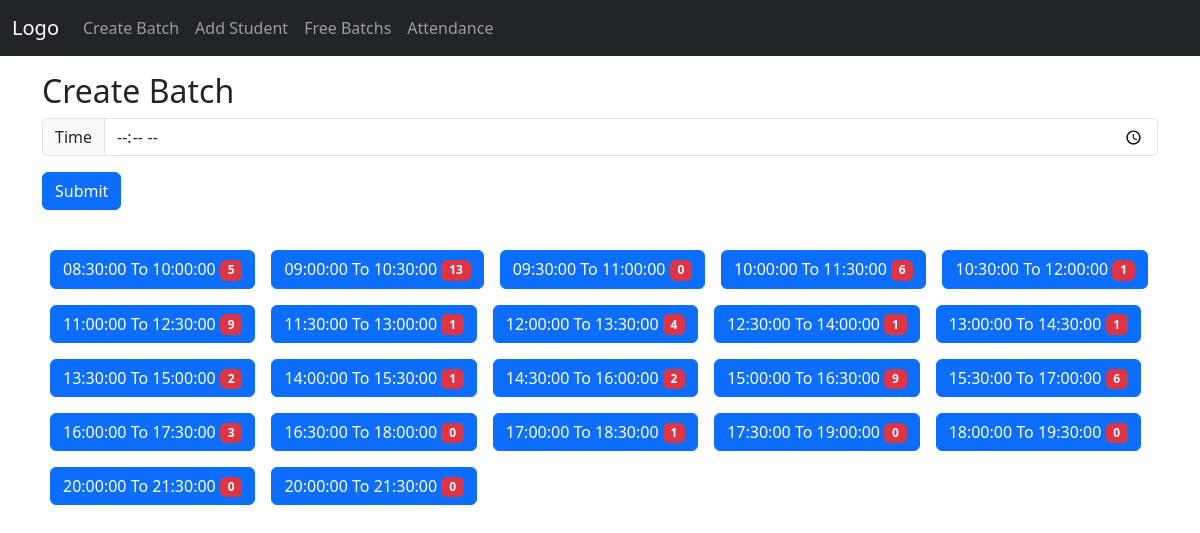
The page / on the database its author committed.
### tables this page shows
CREATE TABLE `batch` (
  `id` int(11) NOT NULL,
  `batchtime` time NOT NULL,
  `batch` time NOT NULL
);

### index.php (the view, shortened to what this page needs)
<?php
require "conn.php";
?>
<!DOCTYPE html>
<html lang="en">
<head>
  <link rel="stylesheet" href="bootstrap.min.css">
  <?php
  require "headerfile.php";
  ?>
</head>
<body>
  <?php
  require "navbar.php";
  ?>
  <div class="container mt-3">
    <h2>Create Batch</h2>
    <form method="post">
      <div class="input-group mb-3">
        <span class="input-group-text">Time</span>
        <input type="time" class="form-control" placeholder="Time" name="btime">
      </div>
      <button type="submit" class="btn btn-primary">Submit</button>
    </form>
  </div>
  <div class="container mt-3 py-3">
    <?php
    $sql = "SELECT * from batch";
    $result = $conn->query($sql);
    if ($result->num_rows > 0) {
      while ($row = $result->fetch_assoc()) {
        $time = $row['batchtime'];
        $sql1 = "SELECT * from student WHERE batchtime='$time'";
        $result1 = $conn->query($sql1);
        echo"<a class='btn btn-primary mx-2 my-2' href='batch.php?time=" . $row["batchtime"] . "'>" . $row["batchtime"] ." To ".$row["batch"]. " <span class='badge bg-danger'>" . $result1->num_rows . "</span></a>";
      }
    }
    ?>
  </div>
</body>
</html>

### headerfile.php (shortened to what this page needs)
<link href="https://cdn.jsdelivr.net/npm/bootstrap@5.2.3/dist/css/bootstrap.min.css" rel="stylesheet">
  <link rel="stylesheet" href="https://cdn.jsdelivr.net/npm/bootstrap-icons@1.10.3/font/bootstrap-icons.css">
<link rel="stylesheet" href="bootstrap.min.css">

### navbar.php (shortened to what this page needs)
<nav class="navbar navbar-expand-sm navbar-dark bg-dark">
  <div class="container-fluid">
    <a class="navbar-brand" href="index.php">Logo</a>
    <div class="collapse navbar-collapse" id="mynavbar">
      <ul class="navbar-nav me-auto">
        <li class="nav-item">
          <a class="nav-link" href="index.php">Create Batch</a>
        </li>
        <li class="nav-item">
          <a class="nav-link" href="addstudent.php">Add Student</a>
        </li>
        <li class="nav-item">
          <a class="nav-link" href="free.php">Free Batchs</a>
        </li>
        <li class="nav-item">
          <a class="nav-link" href="signup.php">Attendance</a>
        </li>
      </ul>
    </div>
  </div>
</nav>

### rows shown on the page
batch: batchtime "08:30:00", batch "10:00:00", num_rows "5"
batch: batchtime "09:00:00", batch "10:30:00", num_rows "13"
batch: batchtime "09:30:00", batch "11:00:00", num_rows "0"
batch: batchtime "10:00:00", batch "11:30:00", num_rows "6"
batch: batchtime "10:30:00", batch "12:00:00", num_rows "1"
batch: batchtime "11:00:00", batch "12:30:00", num_rows "9"
batch: batchtime "11:30:00", batch "13:00:00", num_rows "1"
batch: batchtime "12:00:00", batch "13:30:00", num_rows "4"
batch: batchtime "12:30:00", batch "14:00:00", num_rows "1"
batch: batchtime "13:00:00", batch "14:30:00", num_rows "1"
batch: batchtime "13:30:00", batch "15:00:00", num_rows "2"
batch: batchtime "14:00:00", batch "15:30:00", num_rows "1"
batch: batchtime "14:30:00", batch "16:00:00", num_rows "2"
batch: batchtime "15:00:00", batch "16:30:00", num_rows "9"
batch: batchtime "15:30:00", batch "17:00:00", num_rows "6"
batch: batchtime "16:00:00", batch "17:30:00", num_rows "3"
batch: batchtime "16:30:00", batch "18:00:00", num_rows "0"
batch: batchtime "17:00:00", batch "18:30:00", num_rows "1"
batch: batchtime "17:30:00", batch "19:00:00", num_rows "0"
batch: batchtime "18:00:00", batch "19:30:00", num_rows "0"
batch: batchtime "20:00:00", batch "21:30:00", num_rows "0"
batch: batchtime "20:00:00", batch "21:30:00", num_rows "0"
